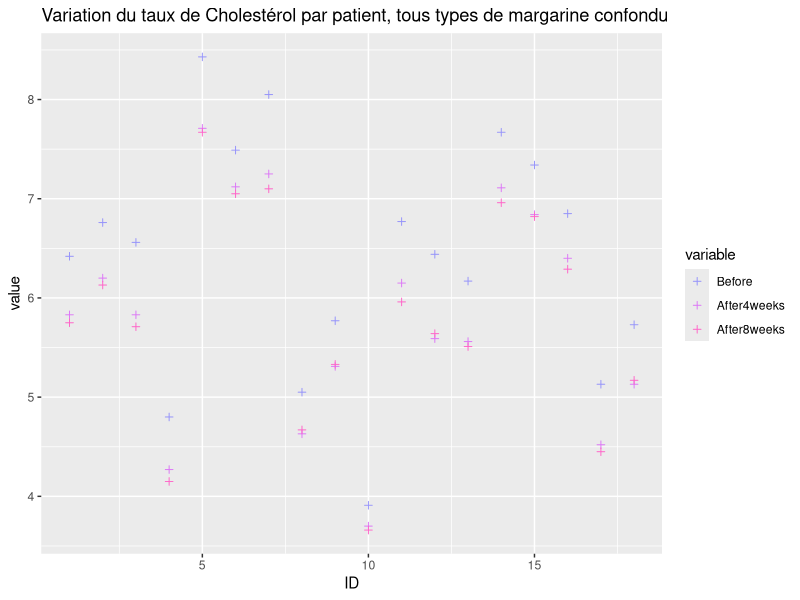
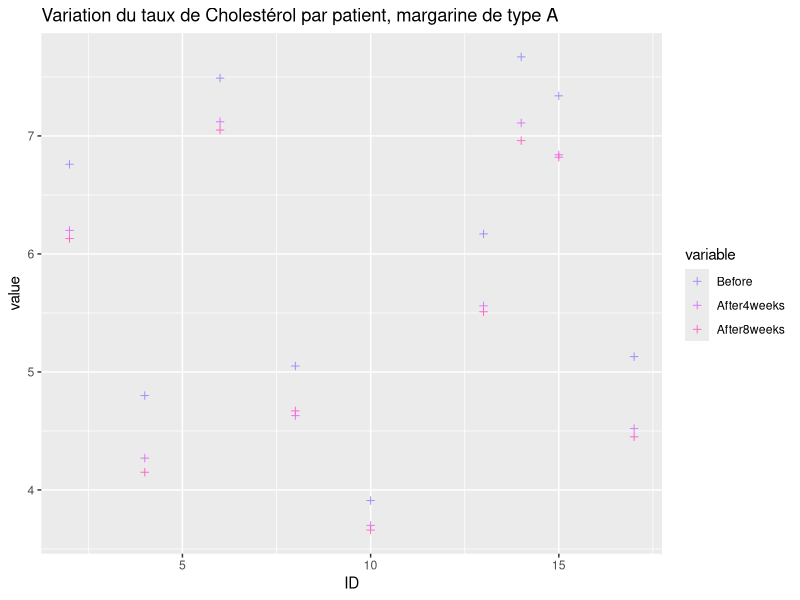
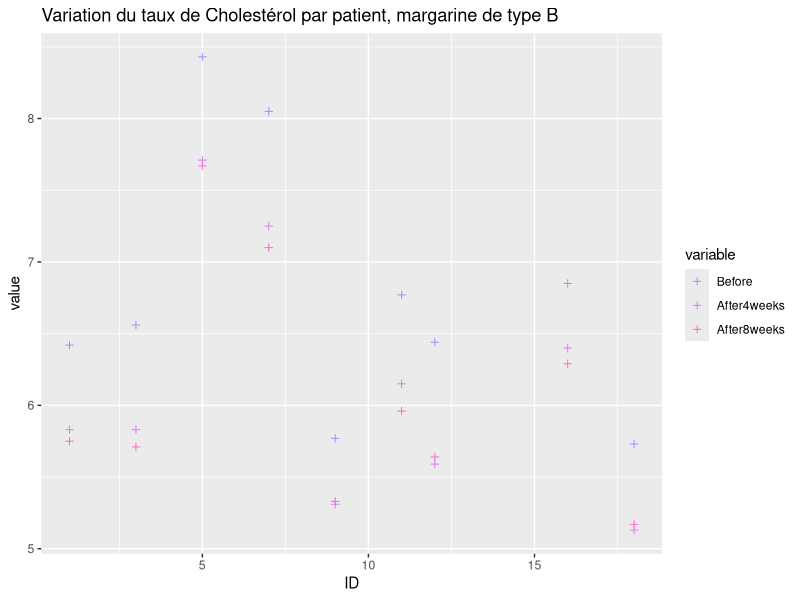

The R script that drew these images, in order:
"Le premier [exercice] a pour but de faire une analyse de
visualisation avec R pour présenter la problématique générale"

"
Readme sur le dataset :

A study tested whether cholesterol was reduced after using a certain brand of margarine as part of a low fat, low cholesterol diet.
The subjects consumed on average 2.31g of the active ingredient, stanol easter, a day. This data set contains information on 18 people
using margarine to reduce cholesterol over three time points.
"
# installation des packages si besoin:
# install.packages("readr")
# install.packages("reshape2")
# install.packages("ggplot2")

#import des packages 
library(readr)      #lecteur de csv
library(reshape2)   #fonction melt 
library(ggplot2)    #plotting


#charger les données du csv dans une variable 'cholcsv'
cholcsv = read.csv("./data/Cholesterol_R.csv", header=TRUE, fileEncoding = 'UTF-8-BOM')
#si le path du csv n'est pas valide, utiliser file.choose()
# cholcsvfile = read.csv(file.choose(), header=TRUE, fileEncoding = 'UTF-8-BOM')


#avant de passer à la suite, il est important d'explorer un peu le CSV
#l'explorateur de variable de rstudio est bien pour cela.

#récupérer le header du fichier dans une variable 'header'
header = colnames(cholcsv)
header

#summary donne des stats rapides sur les colonnes
#la première colonne 'id' est exclue des stats (pas de sens de faire des stats sur un id autoincrémenté)
summary(cholcsv[-1])

#utilisation de la fonction table pour voir les catégories de la colonne 'Margarine'
table(cholcsv$Margarine)

"
Il y a deux types de margarine dans le dataset : A et B
il faut faire 3 jeux de data :
  - Un pour le type A
  - Un pour le type B
  - Un avec les deux types mélangés

Pour voir si on peut observer des différences
"

typeA = cholcsv[cholcsv$Margarine=="A",]
typeB = cholcsv[cholcsv$Margarine=="B",]

#passer les données en format "Tall" pour plotter
melted.all = melt(cholcsv[-5], id.vars="ID")
melted.typeA = melt(typeA[-5], id.vars="ID")
melted.typeB = melt(typeB[-5], id.vars="ID")


# Définition d'une palette custom pour les plots
mypalette <- c("#9593FA", "#DC77F6", "#FF65C8")

shapevector = c(3,4)

# Création des plots. Pour ce faire, on utilise les données sous format 'tall'
ggplot(melted.all, aes(ID,value, col=variable))+ 
  geom_point(shape=3) + 
  scale_colour_manual(values=mypalette) +
  ggtitle("Variation du taux de Cholestérol par patient, tous types de margarine confondu")


#   +stat_smooth()

ggplot(melted.typeA, aes(ID,value, col=variable)) + 
  geom_point(shape=3) + 
  scale_colour_manual(values=mypalette) +
  ggtitle("Variation du taux de Cholestérol par patient, margarine de type A")


ggplot(melted.typeB, aes(ID,value, col=variable)) + 
  geom_point(shape=3) + 
  scale_colour_manual(values=mypalette) +
  ggtitle("Variation du taux de Cholestérol par patient, margarine de type B")


# Faire une ANOVA pour chercher différence type A et type B ?
# Faire une petite comparaison aux amélioration moyennes attendues avec statines ?


# ********************************************
# Pour tous types de margarine confondus :
# Amélioration moyenne en 4 semaines :
mean(cholcsv$Before - cholcsv$After4weeks)

# écart-type d'amélioration moyenne en 4 semaines:
sd(cholcsv$Before - cholcsv$After4weeks)

# Amélioration moyenne en 8 semaines :
mean(cholcsv$Before - cholcsv$After8weeks)

# écart-type :
sd(cholcsv$Before - cholcsv$After8weeks)
# ********************************************


# ********************************************
# Pour Margarine de type A :
# Amélioration moyenne en 4 semaines :
mean(typeA$Before - typeA$After4weeks)

# écart-type d'amélioration moyenne en 4 semaines:
sd(typeA$Before - typeA$After4weeks)

# Amélioration moyenne en 8 semaines :
mean(typeA$Before - typeA$After8weeks)

# écart-type :
sd(typeA$Before - typeA$After8weeks)
# ********************************************


# ********************************************
# Pour Margarine de type B :
# Amélioration moyenne en 4 semaines :
mean(typeB$Before - typeB$After4weeks)

# écart-type d'amélioration moyenne en 4 semaines:
sd(typeB$Before - typeB$After4weeks)

# Amélioration moyenne en 8 semaines :
mean(typeB$Before - typeB$After8weeks)

# écart-type :
sd(typeB$Before - typeB$After8weeks)
# ********************************************
